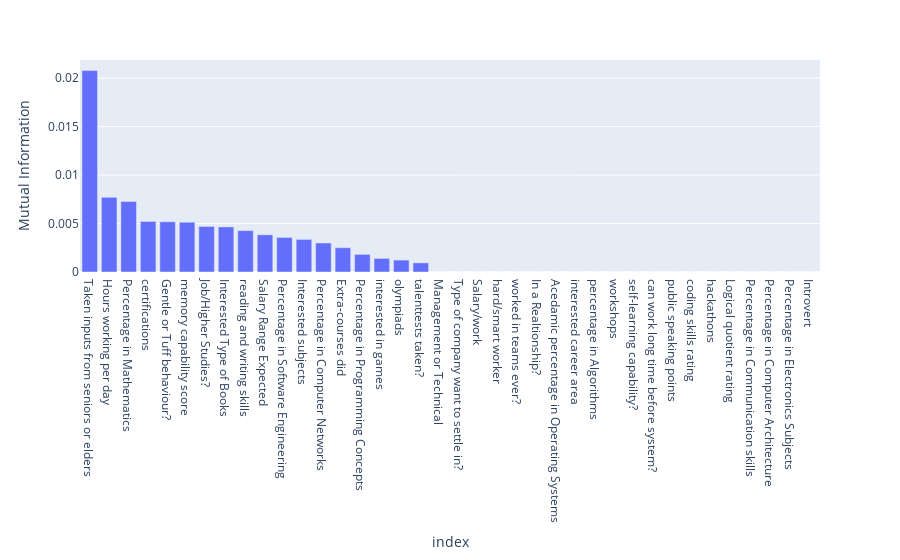

Notebook code for this chart:
### Code cell
fig =px.bar(mutual_info_dataframe, x=mutual_info_dataframe.index,y='Mutual Information')
fig.show()

### Figure 1 — Plotly figure (JSON) as saved in the notebook; plotly's stock layout.template omitted (floating-point values rounded to 4 significant figures)
{"data": [{"alignmentgroup": "True", "hovertemplate": "index=%{x}<br>Mutual Information=%{y}<extra></extra>", "legendgroup": "", "marker": {"color": "#636efa", "pattern": {"shape": ""}}, "name": "", "offsetgroup": "", "orientation": "v", "showlegend": false, "textposition": "auto", "type": "bar", "x": ["Taken inputs from seniors or elders", "Hours working per day", "Percentage in Mathematics", "certifications", "Gentle or Tuff behaviour?", "memory capability score", "Job/Higher Studies?", "Interested Type of Books", "reading and writing skills", "Salary Range Expected", "Percentage in Software Engineering", "Interested subjects", "Percentage in Computer Networks", "Extra-courses did", "Percentage in Programming Concepts", "interested in games", "olympiads", "talenttests taken?", "Management or Technical", "Type of company want to settle in?", "Salary/work", "hard/smart worker", "worked in teams ever?", "In a Realtionship?", "Acedamic percentage in Operating Systems", "interested career area ", "percentage in Algorithms", "workshops", "self-learning capability?", "can work long time before system?", "public speaking points", "coding skills rating", "hackathons", "Logical quotient rating", "Percentage in Communication skills", "Percentage in Computer Architecture", "Percentage in Electronics Subjects", "Introvert"], "xaxis": "x", "y": [0.02078, 0.007704, 0.007283, 0.005215, 0.005183, 0.005135, 0.004699, 0.004653, 0.004269, 0.003842, 0.003567, 0.003362, 0.002993, 0.002504, 0.001819, 0.001401, 0.001229, 0.0009424, 0, 0, 0, 0, 0, 0, 0, 0, 0, 0, 0, 0, 0, 0, 0, 0, 0, 0, 0, 0], "yaxis": "y"}], "layout": {"barmode": "relative", "legend": {"tracegroupgap": 0}, "margin": {"t": 60}, "xaxis": {"anchor": "y", "domain": [0, 1], "title": {"text": "index"}}, "yaxis": {"anchor": "x", "domain": [0, 1], "title": {"text": "Mutual Information"}}}}
